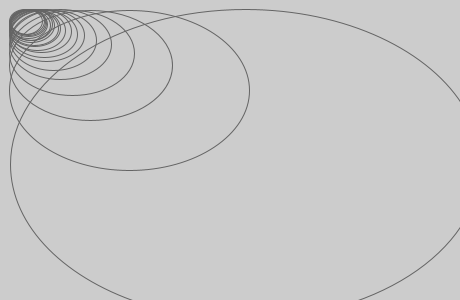
Frame 1 (no input)
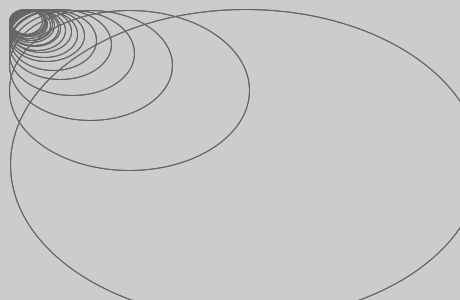
Frame 2 (the mouse pressed at the canvas centre, redrawn once)

The Processing sketch that drew these frames (run headless with seeded random() and noise(); the mouse was pressed at the canvas centre and the sketch redrawn once):

// Processing sketch: p41_3
// ── p41_3.pde
void setup() {
  size(460, 300);
  noLoop();
}

void draw() {
  stroke(100,100,100);
  strokeWeight(1);
  noFill();

  ellipseMode(TOP);

  for(int i = 1; i< 21; i++){
    ellipse(cos(width / i) + 10, cos(height / i) + 10, (width / i) + 10, (height / i)+10);
  }
}
